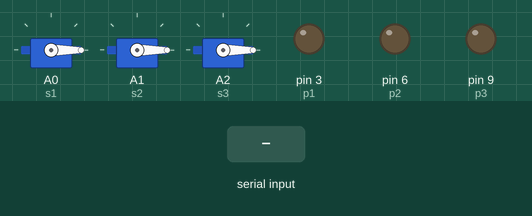
A sketch run on a simulated Arduino Uno, built with avr-gcc and run on an emulated ATmega328P. On the bench: 3 × servo, output pins drawn as LEDs (lit = HIGH). The test bench sets the inputs (shaded band). What the sketch prints to the serial monitor is not drawn.

Above: at 3.2 s.
3.3 s: "a" received over Serial
At 5.8 s:
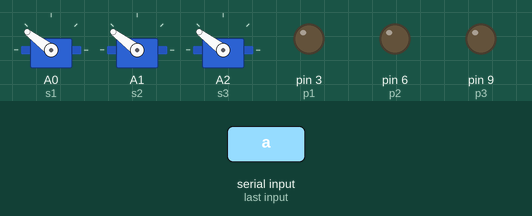
6.3 s: "1" received over Serial
At 7.6 s:
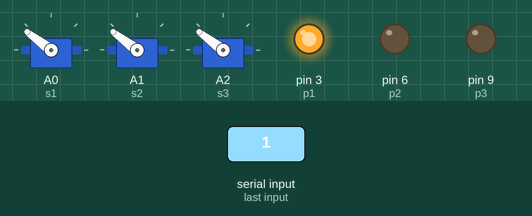
7.9 s: "d" received over Serial
At 10.4 s:
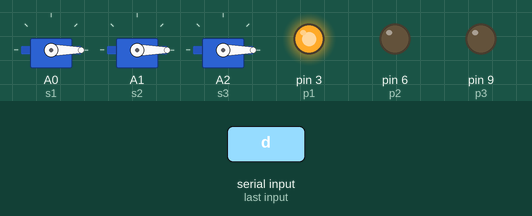
10.9 s: "2" received over Serial
At 11.5 s:
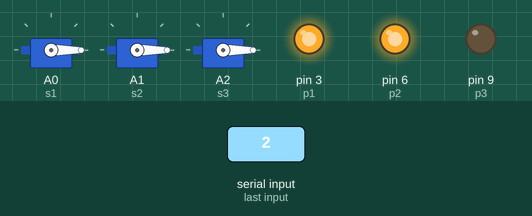
12.4 s: "3" received over Serial
At 13.6 s:
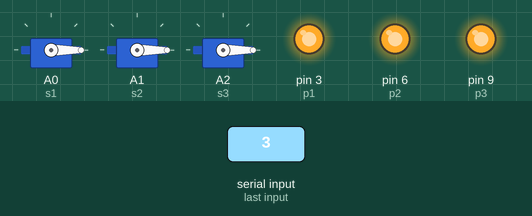
13.9 s: "1" received over Serial
At 15.0 s:
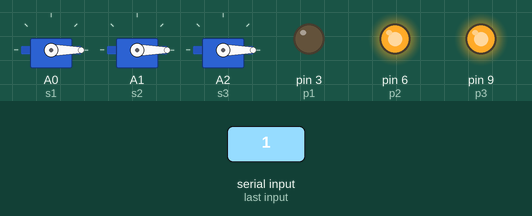
Timing chart, 0 to 16.4 s (numbered marks = the images above; inputs shaded):
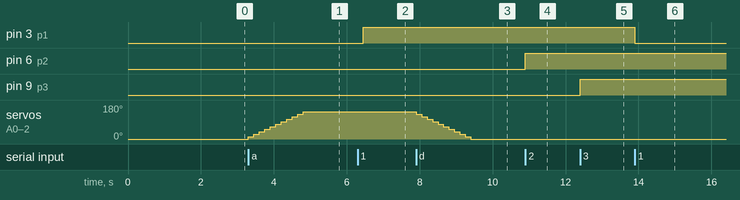

Measured:
- after the input at 3.3 s, servo on A0 (s1), servo on A1 (s2), servo on A2 (s3): moves from 0° to 143° over 1.5 s, starting at once
- after the input at 6.3 s, pin 3 (p1): LOW → HIGH after 0.16 s
- after the input at 7.9 s, servo on A0 (s1), servo on A1 (s2), servo on A2 (s3): moves from 143° to 0° over 1.5 s, starting at once
- after the input at 10.9 s, pin 6 (p2): LOW → HIGH at once
- after the input at 12.4 s, pin 9 (p3): LOW → HIGH at once
- after the input at 13.9 s, pin 3 (p1): HIGH → LOW at once

The sketch:

ServoDetach0730.ino
```cpp
#include <Servo.h>
Servo sv1, sv2, sv3;

int s1 =A0;
int s2 =A1;
int s3 =A2;
int current_servo=0;

int p1 = 3;
int p2 = 6;
int p3 = 9;

int c1 = 0;
int c2 = 0;
int c3 = 0;

void setup() {
  sv1.attach(s1);
  sv2.attach(s2);
  sv3.attach(s3);
  sv1.write(0);
  sv2.write(0);
  sv3.write(0);
  delay(2000);
  sv1.detach();
  sv2.detach();
  sv3.detach();

  Serial.begin(9600);

  pinMode(p1, OUTPUT);
  pinMode(p2, OUTPUT);
  pinMode(p3, OUTPUT);

  analogWrite(p1, 0);
  analogWrite(p2, 0);
  analogWrite(p3, 0);
}

void loop() {
  char input = Serial.read();
  // Serial.println(current_servo);

  if (input=='1' && c1==0) {
    Serial.println("1 on");
    analogWrite(p1, 255);
    c1 = 1;
  }

  else if (input=='1' && c1==1) {
    Serial.println("1 off");
    analogWrite(p1, 0);
    c1 = 0;
  }

  if (input=='2' && c2==0) {
    Serial.println("2 on");
    analogWrite(p2, 255);
    c2 = 1;
  }

  else if (input=='2' && c2==1) {
    Serial.println("2 off");
    analogWrite(p2, 0);
    c2 = 0;
  }

  if (input=='3' && c3==0) {
    Serial.println("3 on");
    analogWrite(p3, 255);
    c3 = 1;
  }

  else if (input=='3' && c3==1) {
    Serial.println("3 off");
    analogWrite(p3, 0);
    c3 = 0;
  }

  if (input=='a') {
    sv1.attach(s1);
    sv2.attach(s2);
    sv3.attach(s3);

    Serial.print("팽창\n");
    for(int i=0; i<=10; i++) {
      current_servo=sv2.read();
      Serial.println(current_servo);
      sv1.write(current_servo + 13);
      sv2.write(current_servo + 13);
      sv3.write(current_servo + 13);
      // Serial.println(i);
      // Serial.println(current_servo);
      delay(150);
    }
    delay(1500);
    Serial.println(current_servo);
    sv1.detach();
    sv2.detach();
    sv3.detach();
  }

  if (input=='d') {
    sv1.attach(s1);
    sv2.attach(s2);
    sv3.attach(s3);
    Serial.print("수축\n");
    for(int i=0; i<=10; i++) {
      current_servo=sv1.read();
      sv1.write(current_servo - 13);
      sv2.write(current_servo - 13);
      sv3.write(current_servo - 13);
      // Serial.println(i);
      // Serial.println(current_servo);
      delay(150);
    }
    sv1.detach();
    sv2.detach();
    sv3.detach();
  }
}
```
